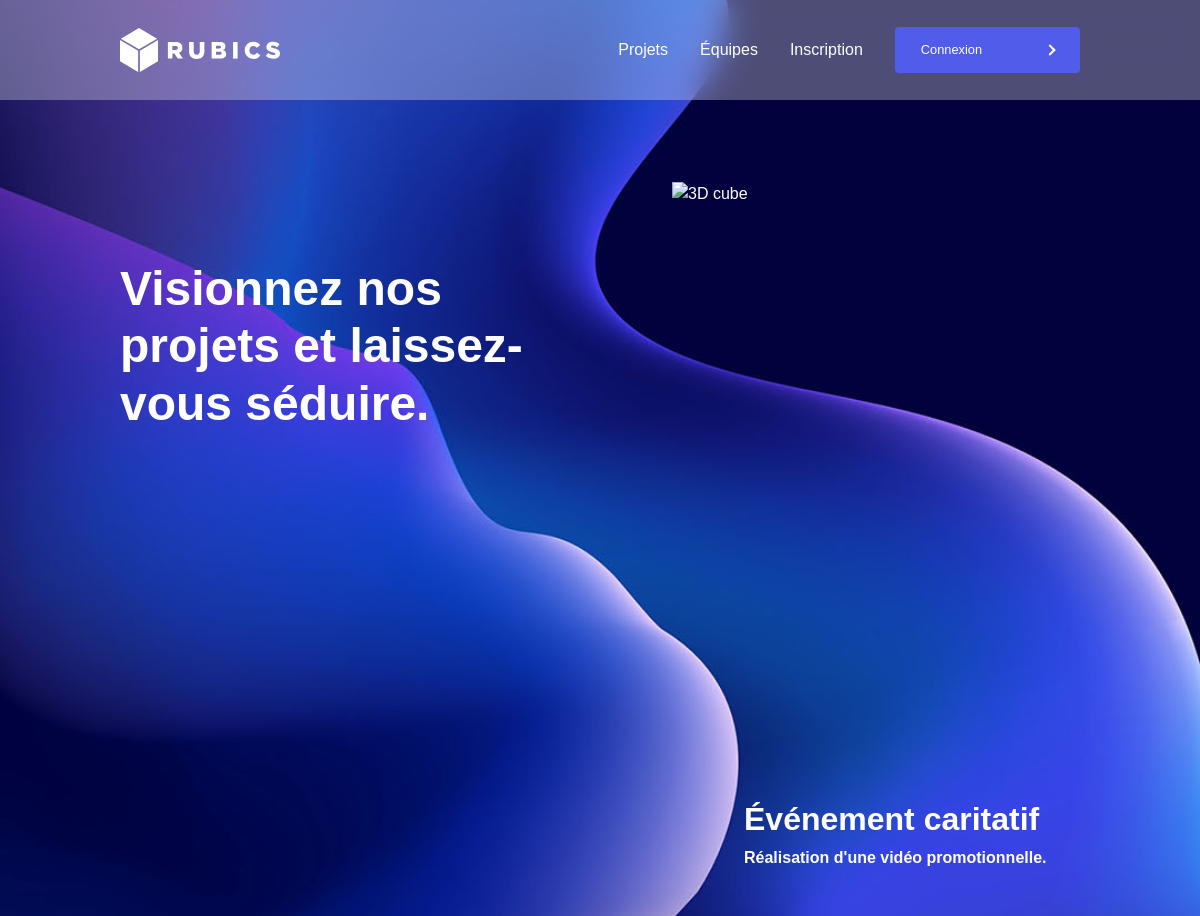
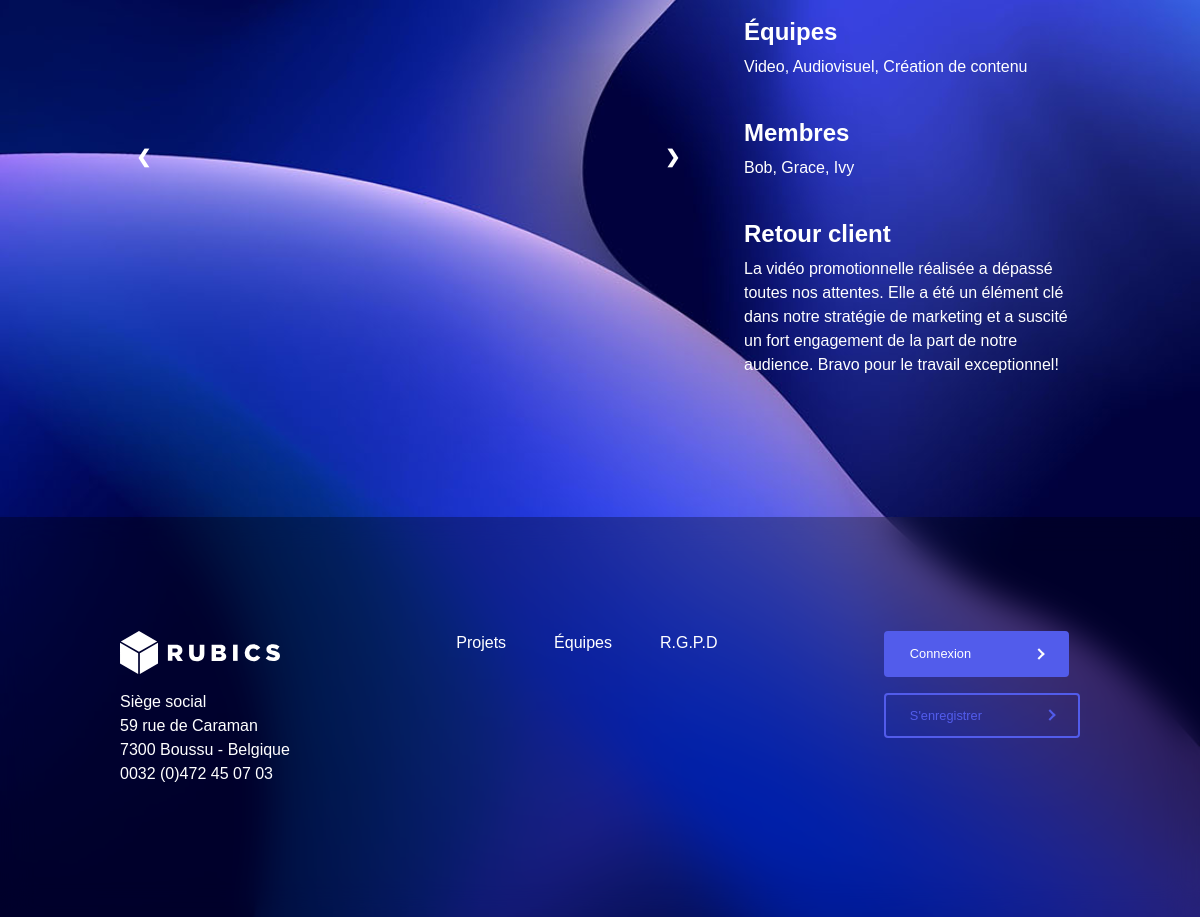
Before: /view/view-project-details.php?id=2 with the older database file (2 pictures, top to bottom).
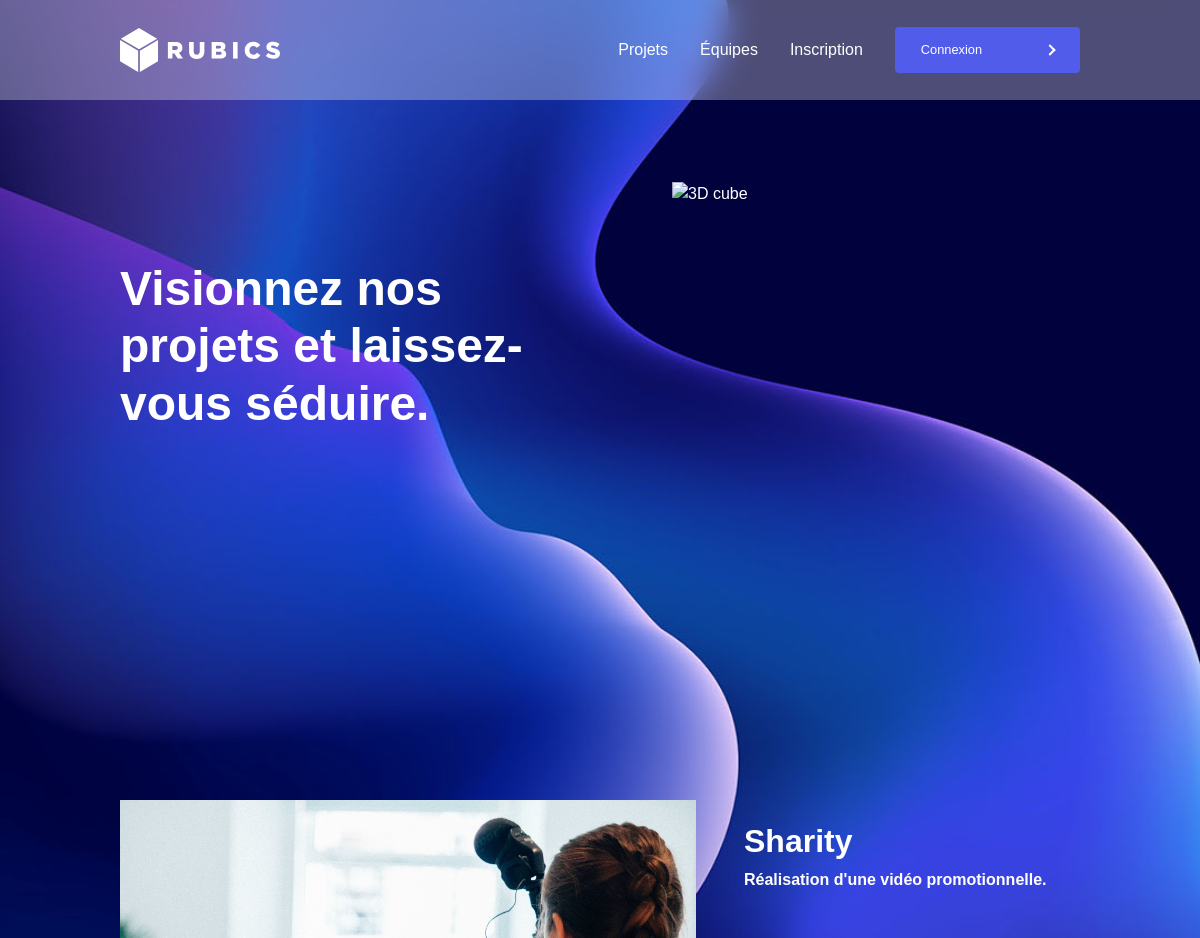
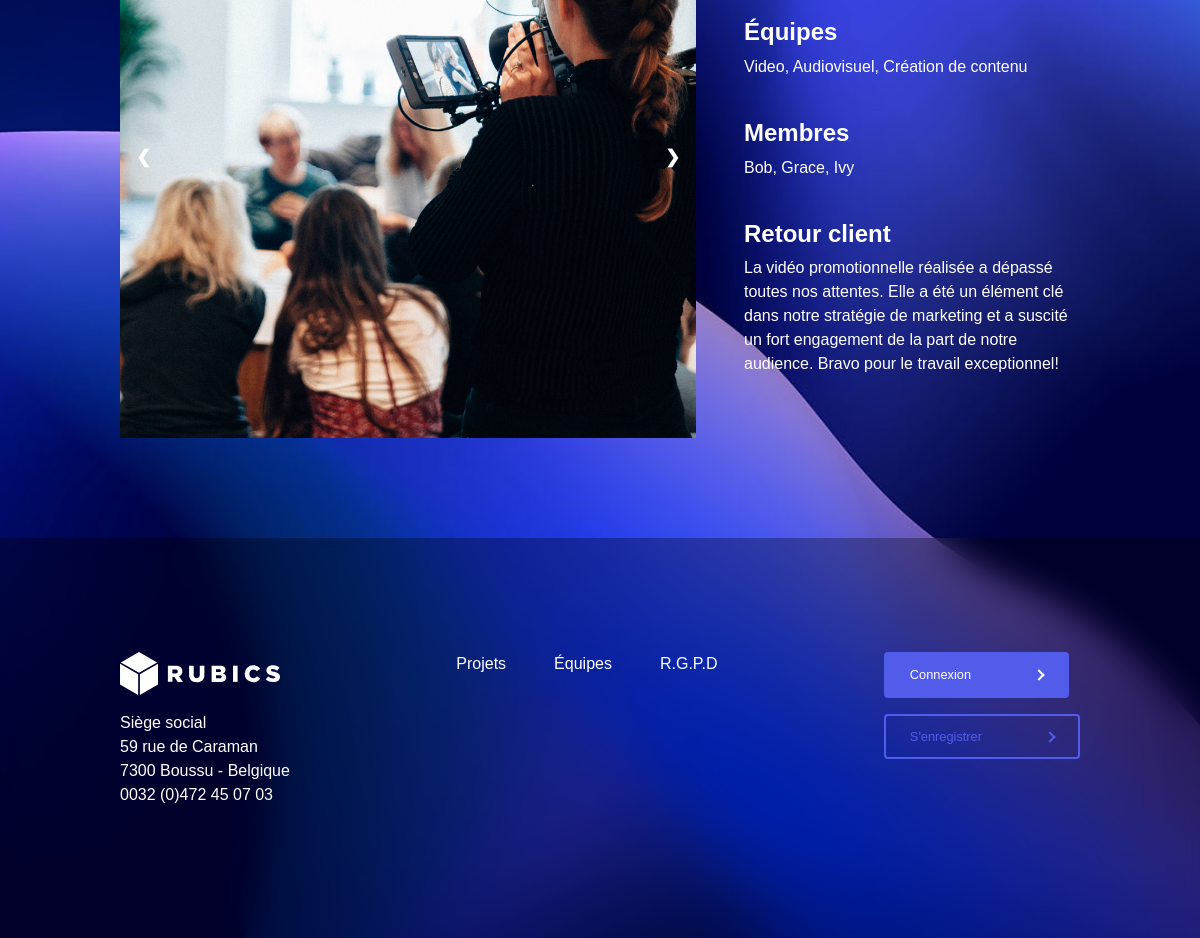
After: the same page with the newer database file (2 pictures, top to bottom).
### tables this page shows
CREATE TABLE `project` (
  `id` int(11) NOT NULL,
  `name` varchar(50) NOT NULL,
  `description` text NOT NULL,
  `created_at` timestamp NOT NULL DEFAULT CURRENT_TIMESTAMP ON UPDATE CURRENT_TIMESTAMP,
  `finished_at` timestamp NULL DEFAULT NULL,
  `finalized` tinyint(4) NOT NULL,
  `request_id` int(11) NOT NULL,
  `comment` text
);

CREATE TABLE `media` (
  `id` int(11) NOT NULL,
  `name` varchar(250) NOT NULL,
  `extension` varchar(50) NOT NULL,
  `path` varchar(250) NOT NULL,
  `project_id` int(11) NOT NULL
);

### model/projectModel.php (called while the page is built, shortened)
<?php
include($_SERVER['DOCUMENT_ROOT'] . "/Rubics/model/dbconnect.php");
function getProjectId($id)
{
    global $bdd;
    $sql = "SELECT * FROM project WHERE id = :id";
    $stmt = $bdd->prepare($sql);
    $stmt->bindParam(':id', $id, PDO::PARAM_INT);
    $stmt->execute();
    $project = $stmt->fetch(PDO::FETCH_ASSOC);
    return $project;
}

### model/realizeModel.php (called while the page is built, shortened)
<?php
include($_SERVER['DOCUMENT_ROOT'] . "/Rubics/model/dbconnect.php");
function getEmployeesOnProject($id) {
    global $bdd;
    $query = "SELECT e.*, t.name AS team_name FROM employee e
    INNER JOIN realize r ON r.employee_id = e.id
    INNER JOIN team t ON e.team_id = t.id
    WHERE r.project_id = :project_id";
    $stmt = $bdd->prepare($query);
    $stmt->bindParam(":project_id", $id, PDO::PARAM_INT);
    $stmt->execute();
    $employees = array();
    while ($row = $stmt->fetch(PDO::FETCH_ASSOC)) {
        $employees[] = $row;
    }
    return $employees;
}

### model/mediaModel.php (called while the page is built, shortened)
<?php
include($_SERVER['DOCUMENT_ROOT'] . "/Rubics/model/dbconnect.php");
function getMedias($id)
{
    global $bdd;
    $sql = "SELECT * FROM media WHERE project_id = :id";
    $stmt = $bdd->prepare($sql);
    $stmt->bindParam(':id', $id, PDO::PARAM_INT);
    $stmt->execute();
    $medias = $stmt->fetchAll(PDO::FETCH_ASSOC);
    return $medias;
}

### view/view-project-details.php (the view, shortened to what this page needs)
<?php
include ($_SERVER['DOCUMENT_ROOT'] . "/Rubics/view/component/view-user-header.php");
include ($_SERVER['DOCUMENT_ROOT'] . "/Rubics/model/projectModel.php");
include ($_SERVER['DOCUMENT_ROOT'] . "/Rubics/model/realizeModel.php");
include ($_SERVER['DOCUMENT_ROOT'] . "/Rubics/model/mediaModel.php");
if (isset($_GET['id'])) {
    $id = intval($_GET['id']);
} else {
    header("location" . $_SERVER['DOCUMENT_ROOT'] . "/Rubics/view/view-projects.php");
    exit();
}
$project = getProjectId($id);
$medias = getMedias($id);
$employees = getEmployeesOnProject($id);
?>
<div class="container-items">
    <div class="container-content section-one">
        <div class="intro">
            <div>
                <h1>Visionnez nos projets et laissez-vous séduire.</h1>
            </div>
        </div>
        <div class="cube">
            <img src="../public/giphy.gif" alt="3D cube">
        </div>
    </div>
    <div class="container-content project-details-container">
        <div class="project-image">
            <div class="slideshow-container">
                <?php
                if (isset($medias)) {
                    foreach ($medias as $media) {
                        echo "<div class='slide-project'>";
                        echo "<img src='" . $media['path'] . $media['name'] . $media['extension'] . "' alt='Image de réalisation projet'>";
                        echo "</div>";
                    }
                }
                ?>
                <a class="prev-project" onclick="upSlides(-1)">&#10094;</a>
                <a class="next-project" onclick="upSlides(1)">&#10095;</a>
            </div>
        </div>
        <div class="project-details">
            <?php if (isset($project)) {
                echo "<h2>" . $project['name'] . "</h2>";
                echo "<p class='ft-weight-bold'>" . $project['description'] . "</p><br><br>";
            }
            if (isset($employees)) {
                $teams = [];
                foreach ($employees as $employee) {
                    $teams[] = $employee['team_name'];
                    $names[] = $employee['first_name'];
                }
                $teams = array_unique($teams);
                $headingTeam = count($teams) > 1 ? "<h3>Équipes</h3>" : "<h3>Équipe</h3>";
                echo $headingTeam;
                echo "<p class='ft-weight-thin'>" . implode(", ", $teams) . "</p><br>";
                $headingEmployee = count($employees) > 1 ? "<h3>Membres</h3>" : "<h3>Membre</h3>";
                echo $headingEmployee;
                echo "<p class='ft-weight-thin'>" . implode(", ", $names) . "</p><br>";
                echo "<h3>Retour client</h3>";
                echo "<p class='ft-weight-thin'>" . $project['comment'] . "</p><br>";
            }
            ?>
        </div>
    </div>
    <?php
    include ($_SERVER['DOCUMENT_ROOT'] . "/Rubics/view/component/view-user-footer.php");
    ?>

Changed rows visible on the page:
added media: path+name+extension (picture)
changed project "Réalisation d'une vidéo promotionnelle.": name "Événement caritatif" → "Sharity"
